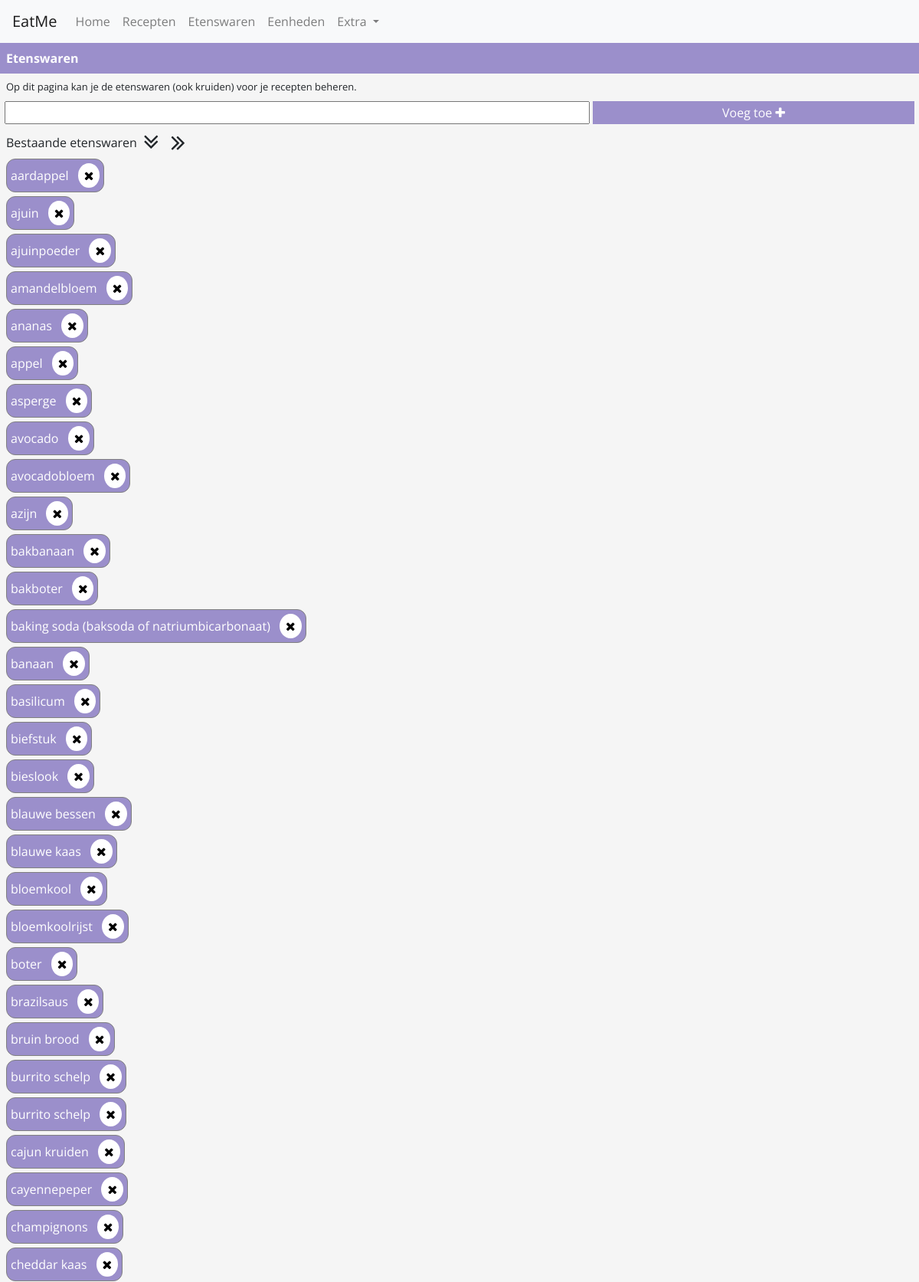
Screenshot of /etenswaren.php (upper part) with the database file from the repository.
### tables this page shows
CREATE TABLE IF NOT EXISTS `food` (
  `id` int(11) NOT NULL AUTO_INCREMENT,
  `name` varchar(255) NOT NULL,
  PRIMARY KEY (`id`)
);

### inc/pdo_conn.php (called while the page is built, shortened)
<?php
class DBConnection {
    public function connect() {
        global $config_servername;
        $this->servername = $config_servername;
        global $config_username;
        $this->username = $config_username;
        global $config_password;
        $this->password = $config_password;
        global $config_dbname;
        $this->dbname = $config_dbname;
        global $config_charset;
        $this->charset = $config_charset;
        try {
            $dsn = "mysql:host=".$this->servername.";dbname=".$this->dbname.";charset=".$this->charset;
            $pdo = new PDO($dsn, $this->username, $this->password);
            $pdo->setAttribute(PDO::ATTR_ERRMODE, PDO::ERRMODE_EXCEPTION);
            $pdo->setAttribute(PDO::ATTR_EMULATE_PREPARES,TRUE);
            return $pdo;
        } catch(PDOException $e){
            echo "Connection failed: ".$e->getMessage();
        }
    }
}

### inc/food.inc.php (called while the page is built, shortened)
<?php
require_once('pdo_conn.php');
class Food extends DBConnection {
    public function getAll() {
        $stmt = $this->connect()->prepare("SELECT * FROM food ORDER BY name ASC");
        $stmt->execute();
        return $stmt->fetchAll();
    }
}

### etenswaren.php (the view, shortened to what this page needs)
<?php
    require_once('inc/food.inc.php');
    $food = new Food();
    $foods = $food->getAll();
?>
<!doctype html>
<html lang="en">
<head>
    <link rel="stylesheet" href="https://stackpath.bootstrapcdn.com/bootstrap/4.3.1/css/bootstrap.min.css">
    <link rel="stylesheet" href="https://cdnjs.cloudflare.com/ajax/libs/font-awesome/4.7.0/css/font-awesome.min.css">
    <link href="js/jquery-ui-1.12.1.custom/jquery-ui.css" rel="stylesheet">
    <link rel="stylesheet" href="css/style.css">
</head>
<body>
    <div class="nav-container">
        <?php include "navbar.php"; ?>
    </div>
    <div class="page-content">
        <div class="page-title food-theme-color">
            Etenswaren
        </div>
        <div class="page-info">
            Op dit pagina kan je de etenswaren (ook kruiden) voor je recepten beheren.
        </div>
        <div class="add-element-form">
            <form action="inc/actionHandler.php">
                <input type="text" name="new-food" class="autocomplete">
                <div class="form-btn food-theme-color">Voeg toe <i class="fa fa-plus"></i></div>
            </form>
        </div>
        <div class="content-list">
            <div class="content-list-title">
                Bestaande etenswaren <i class="fa fa-angle-double-down format-btn"></i> <i class="fa fa-angle-double-right format-btn"></i>
            </div>
            <ul>
                <?php
                    foreach ($foods as $row) {
                        echo '<li class="food-theme-color bordered-grey">'.strtolower($row['name']).' <i class="fa fa-remove remove-btn"></i></li>';
                    }
                ?>
            </ul>
        </div>
    </div>
</body>
</html>

### css/style.css (style rules this page uses)
:root { --main-backgroundcolor: whitesmoke; --units-theme-main-color: #8fcb9b; --food-theme-main-color: #9b8fcb; --recipe-theme-main-color: #8f8073; --calendar-theme-main-color: deeppink; --extra-theme-main-color: gold; }
body { background-color: var(--main-backgroundcolor); font-family: "Open Sans", sans-serif; }
.page-title { font-weight: bold; padding: 8px; }
.food-theme-color { color: white; background-color: var(--food-theme-main-color); }
.page-info { font-size: small; padding: 8px; }
.add-element-form, .find-recipe-form { margin: auto; text-align: center; }
.add-element-form input[type="text"], .find-recipe-form input[type="text"] { width: calc(100% - 35vw - (2 * 8px)); }
.form-btn, .find-btn { display: inline-block; border: none; padding: 3px; width: 35vw; }
.content-list { padding: 8px; }
.content-list-title { display: flex; align-items: center; }
.format-btn { cursor: pointer; padding: 0 8px; font-size: 32px; }
.content-list ul { padding: 0; list-style-type: none; }
.content-list li { margin: 5px 0; padding: 5px; display: table; border-radius: 12px; }
.remove-btn { margin-left: 8px; padding: 8px; color: black; background-color: white; border-radius: 100%; }
.bordered-grey { border: 1px solid grey; }

### rows the page displays
food: name "aardappel"
food: name "ajuin"
food: name "ajuinpoeder"
food: name "amandelbloem"
food: name "ananas"
food: name "appel"
food: name "asperge"
food: name "avocado"
food: name "avocadobloem"
food: name "azijn"
food: name "bakbanaan"
food: name "bakboter"
food: name "baking soda (baksoda of natriumbicarbonaat)"
food: name "banaan"
food: name "basilicum"
food: name "biefstuk"
food: name "bieslook"
food: name "blauwe bessen"
food: name "blauwe kaas"
food: name "bloemkool"
food: name "bloemkoolrijst"
food: name "boter"
food: name "brazilsaus"
food: name "bruin brood"
food: name "burrito schelp"
food: name "burrito schelp"
food: name "cajun kruiden"
food: name "cayennepeper"
food: name "champignons"
food: name "cheddar kaas"
